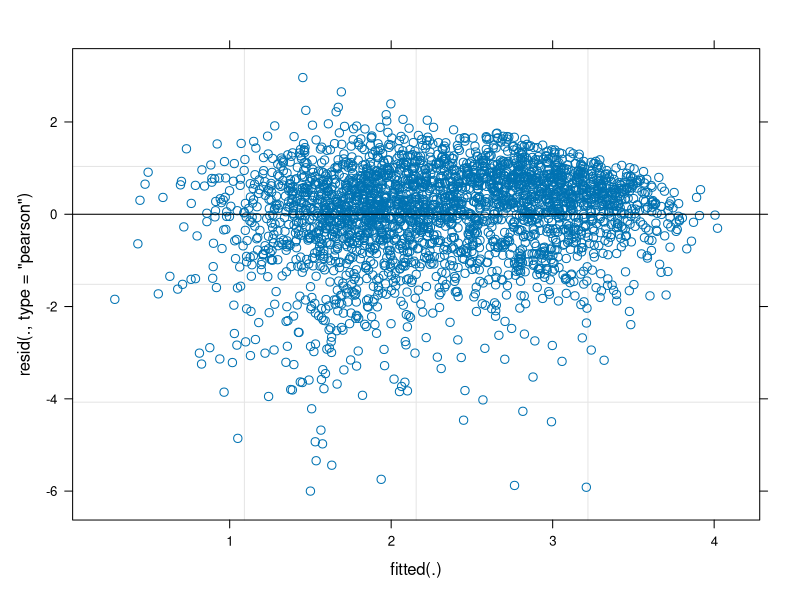

Write R code to recreate this figure.
library(tidyverse)
library(lme4)
library(lmerTest)

df <- read_csv('writeups/_data/stat218fall2025.csv')

q2 <- df %>%
  filter(q1_correct, pair_id != 5, set != 'practice')

mod <- lmer(log(q2_abs_error) ~ 0 + set:media:factor(pair_id) + (1|user_id/set:media),
     data = q2)
plot(mod)
anova(mod)
summary(mod)
library(emmeans)
pairs(emmeans(mod, ~set:media:pair_id, type = 'response')) %>%
  data.frame() %>%
  filter(p.value < 0.05)
